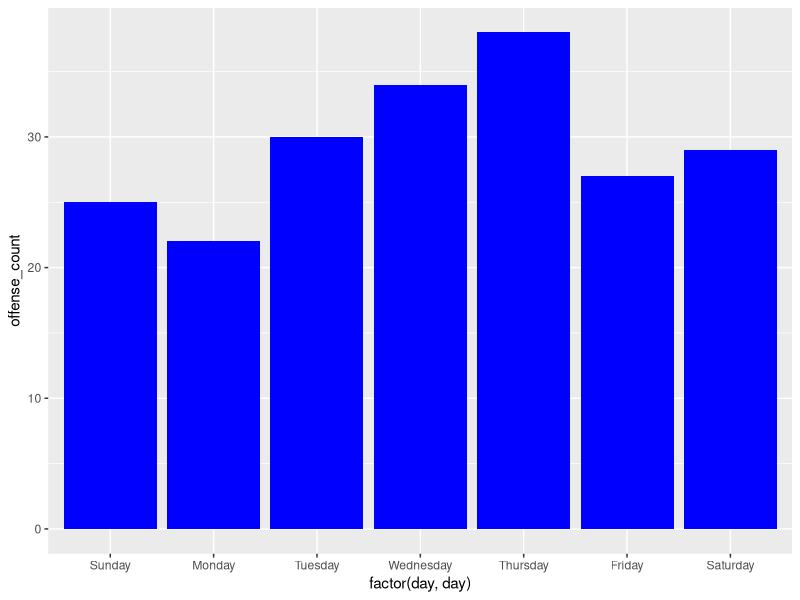

The R source for this figure:
#### Preamble ####
# Purpose: Simulate data of Toronto crime offences
# Author: Shirley Chen
# Date: January 2024
# Contact: sshirleyy.chen@mail.utoronto.ca
# License: MIT
# Pre-requisites: N/A
# Datasets:
# - https://open.toronto.ca/dataset/major-crime-indicators/

#### Workspace Setup ####
install.packages(tidyverse)
install.packages(ggplot2)
library(tidyverse)
library(ggplot2)

#### Simulate most popular crime by neighbourhood ####
# Based code off of https://tellingstorieswithdata.com/02-drinking_from_a_fire_hose.html#simulate

simulated_crime_data <-
  tibble(
    # Use 1 through to 158 to represent each neighbourhood
    "neighbourhood" = 1:158,
    # Randomly pick an option, with replacement, 158 times
    "crime" = sample(
      x = c("Assault", "Robbery", "Homicide", "Break and Enter", "Other"),
      size = 158,
      replace = TRUE
    )
  )

simulated_crime_data


#### Simulate sum of monthly offences and most occurred offence ####
simulated_summed_monthly_data <-
  tibble(
    # Months of the year
    months = c("January", "February", "March", "April", "May", "June",
               "July", "August", "September", "October", "November",
               "December"),
    sum_values = c(546, 135, 634, 864, 249, 8564, 1094, 1234, 532, 632,
                   135, 153),
    most_occurred_offence = c("Assault", "Assault", "Robbery", "Robbery",
                              "Robbery","Robbery", "Homicide", "Break and
                              Enter", "Break and Enter" , "Other",
                              "Break and Enter", "Other")
  )
simulated_summed_monthly_data


#### Simulate sum of annual offences from 2019 - 2023 ####
simulated_summed_annual_data <-
  tibble(
    years = c(2019, 2020, 2021, 2022, 2023),
    sum_values = c(190983, 102873, 210384, 203893, 231033)
  )
simulated_summed_annual_data


#### Simulate bar graph of most crimes by weekday ####
# Code based off http://www.sthda.com/english/wiki/ggplot2-barplots-quick-start-guide-r-software-and-data-visualization and https://guslipkin.medium.com/reordering-bar-and-column-charts-with-ggplot2-in-r-435fad1c643e

# Create Dataframe
weekday_dataframe <- data.frame(
  day=c("Sunday","Monday","Tuesday","Wednesday","Thursday",
        "Friday","Saturday"), 
  offense_count=c(25,22,30,34,38,27, 29)
)

weekday_graph <-ggplot(weekday_dataframe, aes(x=factor(day, day), y=offense_count)) +
  geom_bar(stat="identity", fill="blue")

weekday_graph



#### Data Testing ####

# Check that there are between 1 and 158 neighbourhoods #
# Based code off of https://tellingstorieswithdata.com/02-drinking_from_a_fire_hose.html#simulate
simulated_crime_data$neighbourhood |> min() == 1
simulated_crime_data$neighbourhood |> max() == 158

# Check the offence types 
simulated_summed_monthly_data$most_occurred_offence |>
  unique() == c("Assault", "Assault", "Robbery", "Robbery", "Robbery",
                "Robbery", "Homicide", "Break and Enter", "Break and Enter", 
                "Other","Break and Enter", "Other")

# Check number of offence types
simulated_crime_data$crime |>
  unique() |>
  length() == 5

# Check year range
simulated_summed_annual_data$years |> 
  min() == 2019
simulated_summed_annual_data$years |> 
  max() == 2023
